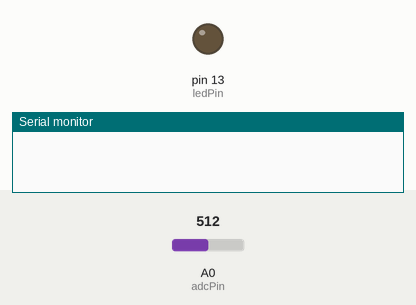
Simulated run of this sketch. Board: Arduino Uno, built for the host (arithmetic inside an expression is 32-bit, double 64-bit). Parts: output pins drawn as LEDs (lit = HIGH), the last lines printed to the serial monitor. Dashed ring = blinking. The test bench sets the inputs (shaded band); at power-on: A0 (adcPin) = 512. No MQTT or app messages arrive unless stated; pins used as bus, display or sensor lines are not drawn.

Above: at 0.9 s.
At 2.66 s:
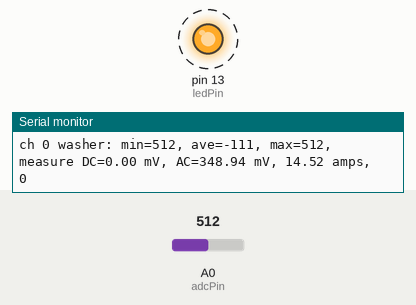
Timing chart, 0 to 3.0 s (numbered marks = the images above):
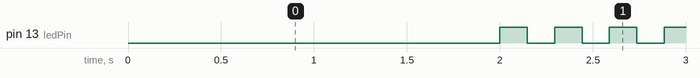

Measured:
- by itself, pin 13 (ledPin): LOW → HIGH at 2.0 s, → LOW 0.15 s later, → HIGH 0.15 s later, → LOW 0.15 s later, … (870 changes in this stretch)

The sketch:

PowerToMqtt.ino
```cpp
/*
 * This is part of a current measuring project. See here for more
 * explanation: https://www.hackster.io/wjcarpenter/iot-power-strip-fb6c8b
 *
 * This particular code removes all links to Cayenne and instead
 * sends data to MQTT in topics compatible with Home Assistant
 * autodiscovery. If you don't use HA or care about HA autodiscovery,
 * no matter. That will just be a few messages that go to MQTT for
 * nobody to listen to.
 *
 * Iterate over all input channels, average a bunch of reads from each.
 * Send the AC voltage results and friends to MQTT, channel for channel.
 * Print results to the console for local monitoring.
 */

#include "EspMQTTClient.h"

// config start -------------------------------------

// WiFi and MQTT network info.
#if 0
#else
#define WIFI_SSID "WIFI_SSID"
#define WIFI_PASSWORD "wifi password"
#define MQTT_SERVER "MQTT server name or address"
#define MQTT_USER "MQTT user/client ID"
#define MQTT_PASSWORD "MQTT password/token"
#define OTA_USER "for OTA updates; #undef to disable"
//#undef OTA_USER
#define OTA_PASSWORD "for OTA updates"

#endif

#define MQTT_PORT 1883
#define DEVICE_ID "laundry_room"

// one-liner calculated values for each measurement chunk
#define PRINT_MEASUREMENT_SUMMARY 1
// print the tick value for each ADC read
#define PRINT_ALL_SAMPLES 0

// Home Assistant can automatically notice new devices and entities if it
// sees a configuration message sent to a conventionally-named MQTT topic.
// Not much harm done if you send these messages even if you are not
// using Home Assistant, but this can be used to suppress them.
#define SEND_HA_CONFIG 1

// delay (in ms) between iterations of the channel scan
const int ITERATION_DELAY = 60 * 1000; // ms

// delay (in ms) after selecting a channel and first reading it
// I don't know if this "settling time" is necessary
const int PRE_MEASUREMENT_DELAY = 100; // ms

// we're going to take a bunch of samples, but we are really fast
// so sleep between samples.
// Sampling theorem: Need to sample at least 2x the frequency.
// Frequency (North America) is 60 Hz, which is 16.67 ms per cycle.
// 16.67 / 120samples == 0.139 ms/sample, 139 us/sample. Rounding
// down to 100 us/sample to allow for the physical world.
// (The same calculation for 50 Hz gives 167 us/sample, so we're
// OK there if we aim for 60 Hz.)
const int INTRA_MEASUREMENT_DELAY = 100; // microseconds

// number of readings to take for averaging
// I want a bit more than one cycle; 16.67ms for 60 Hz, 20ms for 50 Hz
// If you go for many cycles, you risk the chance of picking up an outlier
// min or max reading
const int DURATION_OF_MEASUREMENT = 21000; // microseconds

const int READS_PER_MEASUREMENT = DURATION_OF_MEASUREMENT / INTRA_MEASUREMENT_DELAY;

EspMQTTClient mqtt(WIFI_SSID, WIFI_PASSWORD, MQTT_SERVER, MQTT_USER, MQTT_PASSWORD, MQTT_USER, MQTT_PORT);

typedef struct
{
  float slope;
  float intercept;
} LINE;  // you know: y = mx + b

// these are AC amps (x axis), AC rms mV (y axis)
// in theory, these should all be the same, but they can be slightly different due to physics
static LINE ac_input_1 {24.1, -1.09};
static LINE ac_input_2 {24.1, -1.09};
static LINE ac_input_3 {24.1, -1.09};
static LINE ac_input_4 {24.1, -1.09};
static LINE ac_input_5 {24.1, -1.09};

// these are AC rms mV (x axis), ticks (y axis)
// in theory, these should all be the same, but they can be slightly different due to physics
static LINE ac_mux_pin_0  {1.25, 6.15};
static LINE ac_mux_pin_4  {1.25, 6.18};
static LINE ac_mux_pin_8  {1.27, 3.79};
static LINE ac_mux_pin_12 {1.26, 3.67};

// these are DC mV (x axis), ticks (y axis)
// in theory, these should all be the same, but they acan be slightly different due to physics
static LINE dc_mux_pin_0  {0.946, 415};
static LINE dc_mux_pin_4  {0.944, 419};
static LINE dc_mux_pin_8  {0.945, 418};
static LINE dc_mux_pin_12 {0.944, 423};

typedef enum {ON=2, OFF=-2, MIDDLE=0} ON_OFF_STATE;

// it's hard to avoid using overloaded terminology
// a "channel" is a path all the way from the AC current source to the ADC pin
typedef struct
{
  int mux_pin;         // the input pin/channel on the multiplexer chip
  char *name;          // we're all human

  LINE ac_mv_vs_amps;  // the AC input geometry
  LINE ticks_vs_ac_mv; // the mux pin AC geometry
  LINE ticks_vs_dc_mv; // the mux pin DC geometry
  int ticks_dc_bias;   // not used in the current code

  int ticks_minimum;   // ADC measured during sampling
  int ticks_average;   // ADC measured during sampling
  int ticks_maximum;   // ADC measured during sampling

  ON_OFF_STATE state;         // is we is, or is we ain't?
  long last_state_change;     // seconds
  float threshold_for_off;    // values below this mean the device is off
  float threshold_for_on;     // values above this mean the device is on
  int seconds_for_off;        // how long must it be off before we believe it?
  int seconds_for_on;         // likewise, for believing on?
} CHANNEL;

// for the current project, there are 4 possible inputs, but I am only using 2
static CHANNEL c0  = {
		      0, "washer",
		      ac_input_4, ac_mux_pin_0,  dc_mux_pin_0, 409,
		      0,0,0,
		      MIDDLE,0,
		      1.0,4.0,600,60
};
static CHANNEL c4  = {
		      4, "channel 4",
		      ac_input_4, ac_mux_pin_4,  dc_mux_pin_4, 409,
		      0,0,0,
		      MIDDLE,0,
		      1.0,4.0,0,0
};
static CHANNEL c8  = {
		      8, "dryer",
		      ac_input_5, ac_mux_pin_8,  dc_mux_pin_8, 409,
		      0,0,0,
		      MIDDLE,0,
		      1.0,4.0,120,60
};
static CHANNEL c12 = {
		      12, "channel 12",
		      ac_input_5, ac_mux_pin_12, dc_mux_pin_12, 409,
		      0,0,0,
		      MIDDLE,0,
		      1.0,4.0,0,0
};

static CHANNEL channels[] = {c0, c4, c8, c12};
const int CHANNEL_COUNT = sizeof(channels)/sizeof(channels[0]);

const int adcPin = A0;        // input pin for the ADC signal
const int ledPin = LED_BUILTIN;  // output pin for the LED
const int LED_ON = LOW;
const int LED_OFF = HIGH;
// the mux uses active high for the address lines
const int ADDRESS_LINE_SELECTED = HIGH;
const int ADDRESS_LINE_DESELECTED = LOW;

// these are the 4 pins used for address lines from the ESP32 to the multiplexer
// they correspond to            s0,s1,s2,s3   on the mux
const int MUX_ADDRESS_LINES[] = {0, 4, 13, 12};
const int MUX_ADDRESS_LINE_COUNT = sizeof(MUX_ADDRESS_LINES) / sizeof(MUX_ADDRESS_LINES[0]);

void
mqtt_setup()
{
  mqtt.enableDebuggingMessages(true);
  mqtt.enableMQTTPersistence();
  mqtt.setKeepAlive((2 * ITERATION_DELAY) / 1000);
  mqtt.setMaxPacketSize(500);
  mqtt.setWifiReconnectionAttemptDelay(5 * 1000);
  mqtt.setMqttReconnectionAttemptDelay(5 * 1000);
#ifdef OTA_USER
  mqtt.enableHTTPWebUpdater(OTA_USER, OTA_PASSWORD);
#endif
}

void
setup()
{
  // declare the ledPin as an OUTPUT:
  pinMode(ledPin, OUTPUT);
  digitalWrite(ledPin, LED_OFF);

  Serial.begin(115200);
  mqtt_setup();

  for (int ii=0; ii<MUX_ADDRESS_LINE_COUNT; ++ii)
  {
    int thisPin = MUX_ADDRESS_LINES[ii];
    pinMode(thisPin, OUTPUT);
    digitalWrite(thisPin, LOW); // not really required, just for safety
  }

}


static long previous_now = 0;
void
loop()
{
  mqtt.loop();

  digitalWrite(ledPin, LED_ON); // just for fun, turn LED on while measuring
  for (int channelDex=0; channelDex<CHANNEL_COUNT; ++channelDex)
  {
#if PRINT_MEASUREMENT_SUMMARY
    if (channelDex == 0)
    {
      Serial.println();
      long now = get_sorta_time_seconds();
      Serial.print(now); Serial.print(" ");Serial.println(now - previous_now);
      previous_now = now;
    }
#endif
    CHANNEL thisChannel = channels[channelDex];
    measure_one_channel(&thisChannel);
    process_channel_results(&thisChannel);
  }
  digitalWrite(ledPin, LED_OFF);
  delay(ITERATION_DELAY);
}

void
measure_one_channel(CHANNEL *thisChannel)
{
  select_a_mux_pin(thisChannel->mux_pin);
  delay(PRE_MEASUREMENT_DELAY);
  int total = 0;
  int min = 1025;
  int max = -1;
#if PRINT_ALL_SAMPLES
  Serial.println();
#endif
  for (int ii=0; ii<READS_PER_MEASUREMENT; ++ii)
  {
    int adcValue = analogRead(adcPin);
#if PRINT_ALL_SAMPLES
    Serial.print(adcValue); Serial.print(" ");
#endif
    if (adcValue < min) min = adcValue;
    if (adcValue > max) max = adcValue;
    total += adcValue;
    if (INTRA_MEASUREMENT_DELAY > 0) delayMicroseconds(INTRA_MEASUREMENT_DELAY);
  }
#if PRINT_ALL_SAMPLES
  Serial.println();
#endif
  thisChannel->ticks_average = ( total + (READS_PER_MEASUREMENT / 2) ) / READS_PER_MEASUREMENT;
  thisChannel->ticks_minimum = min;
  thisChannel->ticks_maximum = max;
}

void
select_a_mux_pin(int mux_pin)
{
  for (int ii=0; ii<MUX_ADDRESS_LINE_COUNT; ++ii)
  {
    if (((mux_pin>>ii) & 0x1) == 0x1)
    {
      digitalWrite(MUX_ADDRESS_LINES[ii], ADDRESS_LINE_SELECTED);
    }
    else
    {
      digitalWrite(MUX_ADDRESS_LINES[ii], ADDRESS_LINE_DESELECTED);
    }
  }
}

static const char* stateTopicFormat = "powerwatcher/" DEVICE_ID "/ch%d/state";

void
process_channel_results(CHANNEL *thisChannel)
{
  float dcVoltage = ticks_to_DC_millivolts(thisChannel);
  float acVoltage = ticks_to_AC_millivolts(thisChannel);
  float acCurrent = AC_millivolts_to_AC_amps(thisChannel, acVoltage);

  ON_OFF_STATE new_state = MIDDLE; // this shouldn't happen except at startup or an unlucky edge measurement
  if (acCurrent <= thisChannel->threshold_for_off)
  {
    new_state = OFF;
  }
  else if (acCurrent >= thisChannel->threshold_for_on)
  {
    new_state = ON;
  }
  ON_OFF_STATE channelState = thisChannel->state;
  if (new_state != thisChannel->state)
  {
    long now = get_sorta_time_seconds();
    long delta = now -thisChannel->last_state_change;
    // The millis() function wraps around every 50 days or so, at which
    // time the delta will be a large negative number. Adjust for that.
    // If we miss a state change, we'll get it on a future next iteration.
    // So, every couple of months, there is a potential for a state change
    // being delayed ... as much as double the configured delay.
    if (delta < 0)
    {
      delta = 0;
      thisChannel->last_state_change = now;
    }
    if ((new_state == ON  &&  delta >= thisChannel->seconds_for_on)
    ||  (new_state == OFF &&  delta >= thisChannel->seconds_for_off))
    {
      thisChannel->state = new_state;
      thisChannel->last_state_change = now;
    }
  }

  char topic[100];
  char payload[100];

  snprintf(topic, sizeof(topic), stateTopicFormat, thisChannel->mux_pin);
  snprintf(payload, sizeof(payload), "{\"mvrms\":\"%.2f\", \"amps\":\"%.2f\", \"onoff\":\"%s\"}",
	   acVoltage, acCurrent, new_state == ON ? "on" : "off");
  mqtt.publish(topic, payload);

#if PRINT_MEASUREMENT_SUMMARY
  // if this were time-critical or if I needed the TX/RX pins
  // for something, I would not do the console output
  // handy during development, though
  Serial.print("ch ");
  Serial.print(thisChannel->mux_pin);
  Serial.print(" ");
  Serial.print(thisChannel->name);
  Serial.print(": min=");
  Serial.print(thisChannel->ticks_minimum);
  Serial.print(", ave=");
  Serial.print(thisChannel->ticks_average);
  Serial.print(", max=");
  Serial.print(thisChannel->ticks_maximum);
  Serial.print(", measure DC=");
  Serial.print(dcVoltage);
  Serial.print(" mV, AC=");
  Serial.print(acVoltage);
  Serial.print(" mV, ");
  Serial.print(acCurrent);
  Serial.print(" amps,  ");
  Serial.print(thisChannel->state);
  Serial.println();
#endif
}

// ticks = (slope * mv) + intercept
// (ticks - intercept) / slope = mv
float
ticks_to_DC_millivolts(CHANNEL *thisChannel)
{
  int ticks       = thisChannel->ticks_average;
  float slope     = thisChannel->ticks_vs_dc_mv.slope;
  float intercept = thisChannel->ticks_vs_dc_mv.intercept;
  float mV = (ticks - intercept) / slope;
  if (mV < 0) mV = 0;
  return mV;
}

// ticks = (slope * mv) + intercept
// (ticks - intercept) / slope = mv
float
ticks_to_AC_millivolts(CHANNEL *thisChannel)
{
  // A more accurate way to do this would be to record all of the sample
  // points and then best-fit a sinusoidal wave regression to those points.
  // Then use the amplitude of that sine wave as the peak.
  //
  // Simpler to just take the observed maximum as the amplitude (subtracting
  // out the observed average, which ought to be "zero" [the DC bias built
  // into the circuit]). The only problem is if the signal is noisy. Then the
  // observed maximum could be an outlier, and the amplitude would be too high.

  int ticks       = thisChannel->ticks_maximum - thisChannel->ticks_average;
  float slope     = thisChannel->ticks_vs_ac_mv.slope;
  float intercept = thisChannel->ticks_vs_ac_mv.intercept;
  float mV = (ticks - intercept) / slope;
  // convert to rms (Vpeak / sqrt(2))
  mV = mV * 0.7071;
  if (mV < 0) mV = 0;
  return mV;
}

// mv = (slope * amps) + intercept
// (mv - intercept) / slope = amps
float
AC_millivolts_to_AC_amps(CHANNEL *thisChannel, float acVoltage)
{
  float slope     = thisChannel->ac_mv_vs_amps.slope;
  float intercept = thisChannel->ac_mv_vs_amps.intercept;
  float acCurrent = (acVoltage - intercept) / slope;
  if (acCurrent < 0.1) acCurrent = 0; // very low currents are inaccurate
  return acCurrent;
}

// only approximately correct since millis() is only approximately correct
long
get_sorta_time_seconds()
{
  long sorta_millis = millis();
  return (sorta_millis + 500) / 1000;
}

void
ha_sensor_configs()
{
  for (int channelDex=0; channelDex<CHANNEL_COUNT; ++channelDex)
  {
    CHANNEL thisChannel = channels[channelDex];
    ha_sensor_config_one_channel(&thisChannel);
    process_channel_results(&thisChannel);
  }
}

static const char *sensorPayloadFormat =
  "{"
  "  \"unit_of_measurement\":\"%s\","
  "  \"name\":\"ch%d %s\","
  "  \"state_topic\":\"%s\","
  "  \"unique_id\":\"powerwatcher_" DEVICE_ID "_ch%d_%s\","
  "  \"value_template\": \"{{value_json.%s}}\","
  "  \"device\":"
  "  {"
  "    \"name\":\"" DEVICE_ID "_powerwatcher\","
  "    \"identifiers\":\"" DEVICE_ID "_powerwatcher\""
  "  }"
  "}";

static const char *binarySensorPayloadFormat =
  "{"
  "  \"name\":\"ch%d %s\","
  "  \"state_topic\":\"%s\","
  "  \"unique_id\":\"powerwatcher_" DEVICE_ID "_ch%d_%s\","
  "  \"value_template\": \"{{value_json.%s}}\","
  "  \"payload_on\": \"on\", \"payload_off\": \"off\","
  "  \"device\":"
  "  {"
  "    \"name\":\"" DEVICE_ID "_powerwatcher\","
  "    \"identifiers\":\"" DEVICE_ID "_powerwatcher\""
  "  }"
  "}";


void
ha_sensor_config_one_channel(CHANNEL *thisChannel)
{
  //mqtt.loop();

  int chnum = thisChannel->mux_pin;
  char ha_topic[100];
  char state_topic[100];
  char payload[500];
  snprintf(state_topic, sizeof(state_topic), stateTopicFormat, thisChannel->mux_pin);

  snprintf(ha_topic, sizeof(ha_topic), "homeassistant/sensor/" DEVICE_ID "/ch%d_ac_mV_rms/config", chnum);
  snprintf(payload, sizeof(payload), sensorPayloadFormat,
	   "mVrms", /* UoM */
	   chnum, "AC mVrms", /* name */
	   state_topic,
	   chnum, "acmvrms", /* uniqueId */
	   "mvrms"); /* value template */
  Serial.println(payload);
  mqtt.publish(ha_topic, payload, true);

  snprintf(ha_topic, sizeof(ha_topic), "homeassistant/sensor/" DEVICE_ID "/ch%d_ac_amps/config", chnum);
  snprintf(payload, sizeof(payload), sensorPayloadFormat,
	   "amps", /* UoM */
	   chnum, "AC amps", /* name */
	   state_topic,
	   chnum, "acamps", /* uniqueId */
	   "amps"); /* value template */
  Serial.println(payload);
  mqtt.publish(ha_topic, payload, true);

  snprintf(ha_topic, sizeof(ha_topic), "homeassistant/binary_sensor/" DEVICE_ID "/ch%d_onoff/config", chnum);
  snprintf(payload, sizeof(payload), binarySensorPayloadFormat,
	   chnum, "On/Off", /* name */
	   state_topic,
	   chnum, "onoff", /* uniqueId */
	   "onoff"); /* value template */
  Serial.println(payload);
  mqtt.publish(ha_topic, payload, true);
}

void
onConnectionEstablished()
{
  Serial.println("MQTT connection established");
  ha_sensor_configs();
}
```
